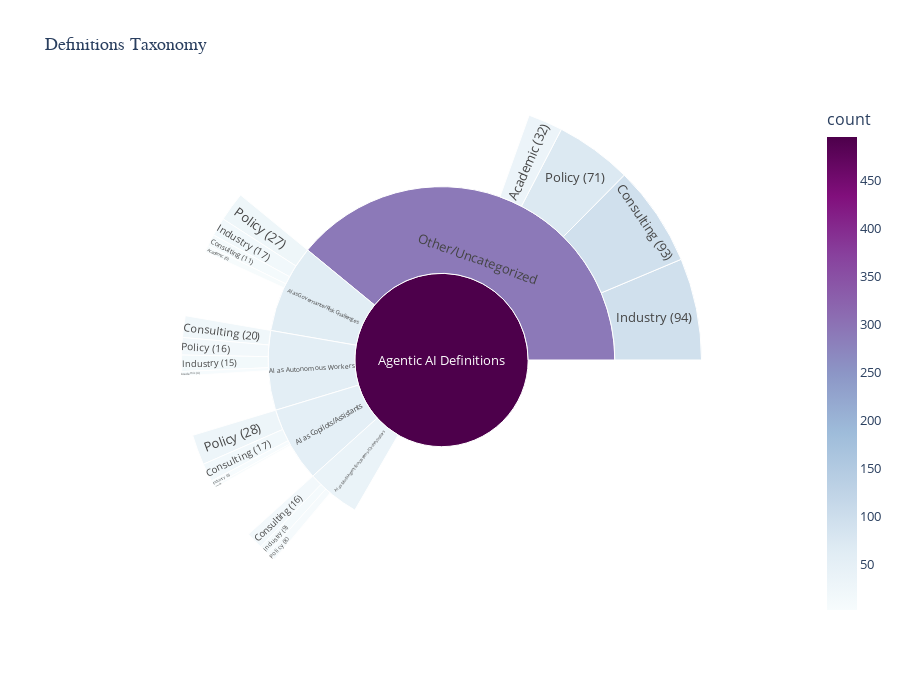

This figure's notebook cell:
### Markdown cell above
### Sunburst Chart

### Code cell
# Create sunburst chart
fig = px.sunburst(
    df_treemap,
    names='category',
    parents='parent',
    values='count',
    title='Definitions Taxonomy',
    color='count',
    color_continuous_scale='BuPu' ## Viridis
)

fig.update_layout(
    font=dict(size=13),
    title_font=dict(size=18, family='Arial Black'),
    height=700
)

fig.write_html(TAXONOMY_DIR / 'taxonomy_sunburst.html')
fig.show()

print(f"✔ Sunburst saved to: {TAXONOMY_DIR / 'taxonomy_sunburst.html'}")

### Figure 1 — Plotly figure (JSON) as saved in the notebook; plotly's stock layout.template omitted (floating-point values rounded to 4 significant figures)
{"data": [{"domain": {"x": [0, 1], "y": [0, 1]}, "hovertemplate": "category=%{label}<br>count=%{color}<br>parent=%{parent}<extra></extra>", "labels": ["Agentic AI Definitions", "AI as Copilots/Assistants", "Consulting (17)", "Policy (28)", "Industry (5)", "Academic (2)", "AI as Autonomous Workers", "Consulting (20)", "Policy (16)", "Industry (15)", "Academic (4)", "AI as Multi-Agent Ecosystems/Orchestrators", "Consulting (16)", "Policy (8)", "Industry (9)", "Academic (4)", "AI as Governance/Risk Challenges", "Consulting (11)", "Policy (27)", "Industry (17)", "Academic (6)", "Other/Uncategorized", "Consulting (93)", "Policy (71)", "Industry (94)", "Academic (32)"], "marker": {"coloraxis": "coloraxis", "colors": [495, 52, 17, 28, 5, 2, 55, 20, 16, 15, 4, 37, 16, 8, 9, 4, 61, 11, 27, 17, 6, 290, 93, 71, 94, 32]}, "name": "", "parents": ["", "Agentic AI Definitions", "AI as Copilots/Assistants", "AI as Copilots/Assistants", "AI as Copilots/Assistants", "AI as Copilots/Assistants", "Agentic AI Definitions", "AI as Autonomous Workers", "AI as Autonomous Workers", "AI as Autonomous Workers", "AI as Autonomous Workers", "Agentic AI Definitions", "AI as Multi-Agent Ecosystems/Orchestrators", "AI as Multi-Agent Ecosystems/Orchestrators", "AI as Multi-Agent Ecosystems/Orchestrators", "AI as Multi-Agent Ecosystems/Orchestrators", "Agentic AI Definitions", "AI as Governance/Risk Challenges", "AI as Governance/Risk Challenges", "AI as Governance/Risk Challenges", "AI as Governance/Risk Challenges", "Agentic AI Definitions", "Other/Uncategorized", "Other/Uncategorized", "Other/Uncategorized", "Other/Uncategorized"], "type": "sunburst", "values": [495, 52, 17, 28, 5, 2, 55, 20, 16, 15, 4, 37, 16, 8, 9, 4, 61, 11, 27, 17, 6, 290, 93, 71, 94, 32]}], "layout": {"coloraxis": {"colorbar": {"title": {"text": "count"}}, "colorscale": [[0, "rgb(247,252,253)"], [0.125, "rgb(224,236,244)"], [0.25, "rgb(191,211,230)"], [0.375, "rgb(158,188,218)"], [0.5, "rgb(140,150,198)"], [0.625, "rgb(140,107,177)"], [0.75, "rgb(136,65,157)"], [0.875, "rgb(129,15,124)"], [1, "rgb(77,0,75)"]]}, "font": {"size": 13}, "height": 700, "legend": {"tracegroupgap": 0}, "title": {"font": {"family": "Arial Black", "size": 18}, "text": "Definitions Taxonomy"}}}
